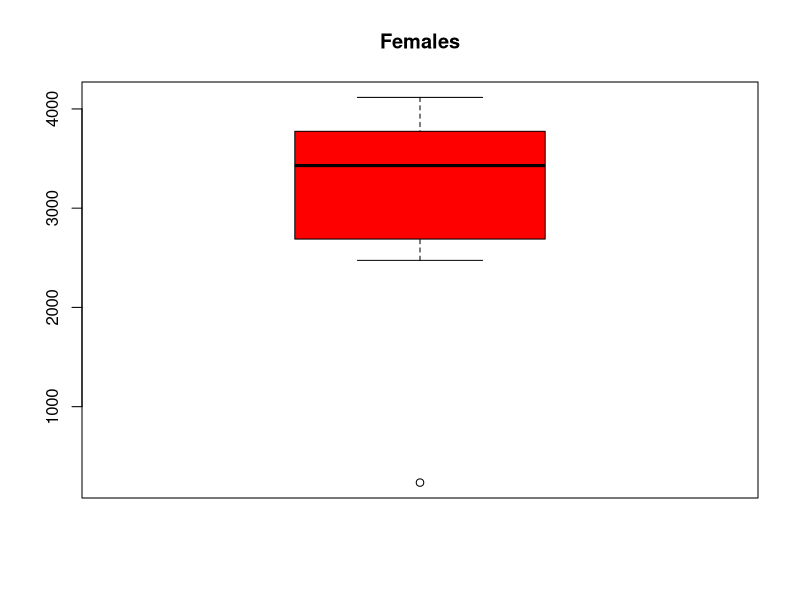
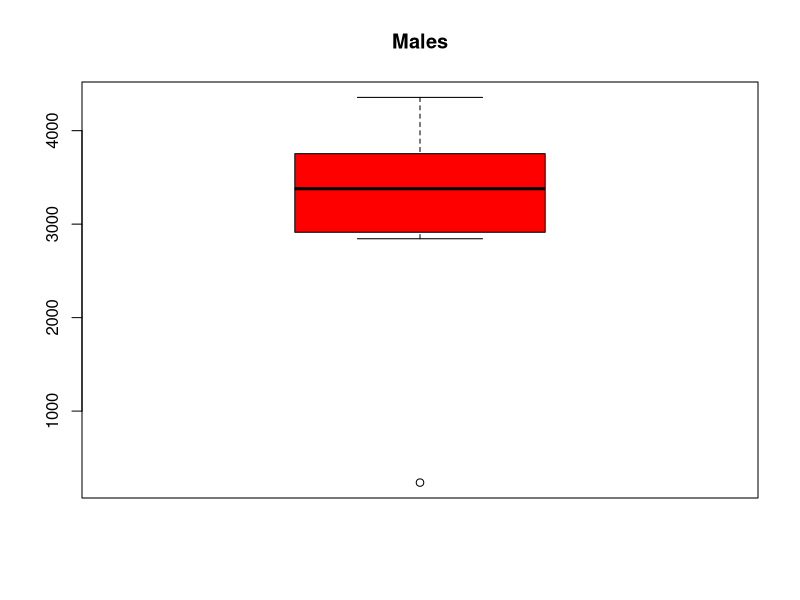
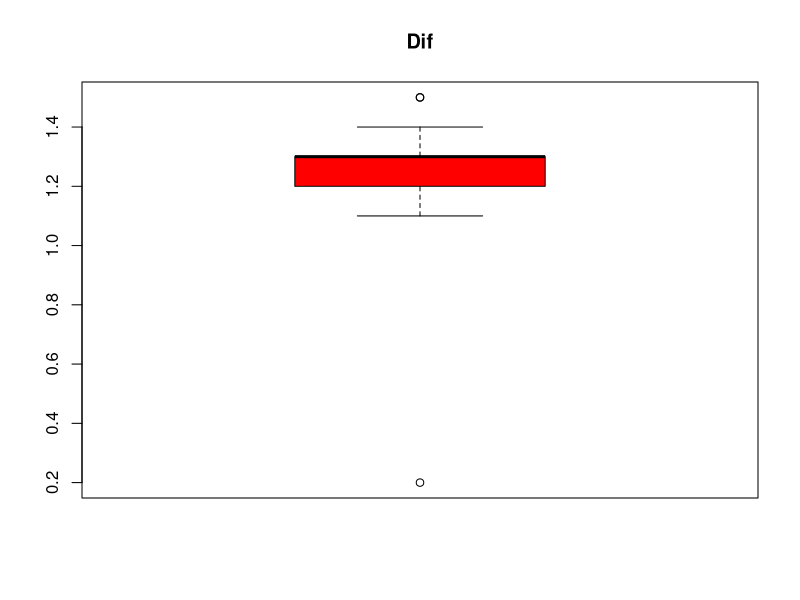

Reproduce these figures in R, in order.
#E1.1
x <- c(2474, 2547, 2830, 3219, 3429, 3448, 3677, 3872, 4001, 4116)
mean(x)    
var(x)
sd(x)
summary(x)
median(x)
boxplot(c(x, 235), col="red", main="Females")
y <- c(2844, 2863, 2963, 3239,3379, 3449, 3582, 3926, 4151, 4356)
mean(y)
var(y)
sd(y)
summary(y)
boxplot(c(y, 235), col="red", main="Males")
#E1.2
Total <- c(34, 28, 43, 42, 39, 33, 32)
median(Total)
summary(Total
        )
#The textbook might have misconstrued John Tukey's method of computing "hinges" (aka "fourths"). The difference is that when splitting the dataset around the median, he includes the median in both halves. That would produce 9.5 and 28 for the example dataset
#E1.3
Before <- c(9.1, 8.0, 7.7, 10, 9.6,7.9,9, 7.1, 8.3, 9.6, 8.2, 9.2, 7.3, 8.5, 9.5)
After <- c(8.2, 6.4, 6.6, 8.5, 8, 5.8, 7.8, 7.2, 6.7, 9.8, 7.1, 7.7, 6, 6.6, 8.4)
median(Before)
median(After)
sd(Before)
sd(After)
# Use cov() with DAX_logreturns and FTSE_logreturns
cov(Before, After)

# Use cor() with DAX_logreturns and FTSE_logreturns
cor(Before, After)

Before <- c(sort(Before))
After <- c(sort(After))

Dif <- Before - After

summary(Dif)
sd(Dif)
boxplot(c(Dif, 1.5), col="red", main="Dif")

